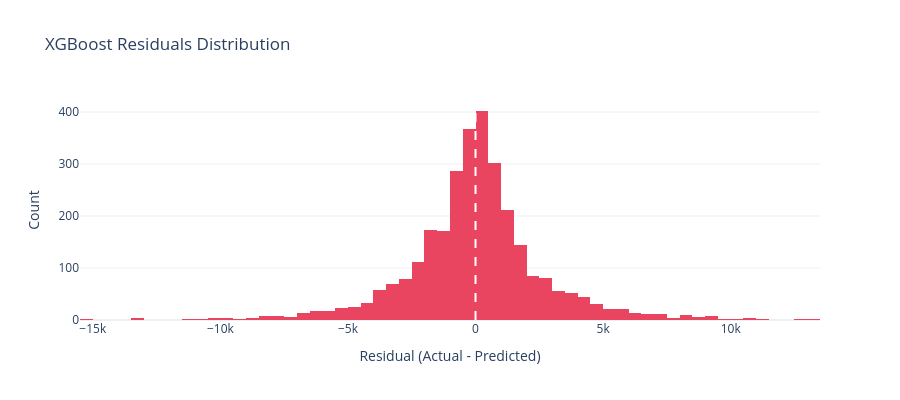

Notebook code for this chart:
### Markdown cell above
## Residual Analysis

### Code cell
residuals = y_test.values - xgb_preds
fig3 = px.histogram(x=residuals, nbins=80,
                    title='XGBoost Residuals Distribution',
                    color_discrete_sequence=['#e94560'])
fig3.add_vline(x=0, line_dash='dash', line_color='white')
fig3.update_layout(height=400, template='plotly_white',
                   xaxis_title='Residual (Actual - Predicted)', yaxis_title='Count')
fig3.show()
print(f'Residual mean: {residuals.mean():,.2f} (should be ~0)')
print(f'Residual std:  {residuals.std():,.2f}')

### Figure 1 — Plotly figure (JSON) as saved in the notebook; plotly's stock layout.template omitted (floating-point values rounded to 4 significant figures; data arrays with more than 128 entries replaced by an {"elided": "..."} marker saying what was removed)
{"data": [{"bingroup": "x", "hovertemplate": "x=%{x}<br>count=%{y}<extra></extra>", "legendgroup": "", "marker": {"color": "#e94560", "pattern": {"shape": ""}}, "name": "", "nbinsx": 80, "orientation": "v", "showlegend": false, "type": "histogram", "x": {"elided": "3000 float values"}, "xaxis": "x", "yaxis": "y"}], "layout": {"barmode": "relative", "height": 400, "legend": {"tracegroupgap": 0}, "shapes": [{"line": {"color": "white", "dash": "dash"}, "type": "line", "x0": 0, "x1": 0, "xref": "x", "y0": 0, "y1": 1, "yref": "y domain"}], "title": {"text": "XGBoost Residuals Distribution"}, "xaxis": {"anchor": "y", "domain": [0, 1], "title": {"text": "Residual (Actual - Predicted)"}}, "yaxis": {"anchor": "x", "domain": [0, 1], "title": {"text": "Count"}}}}
